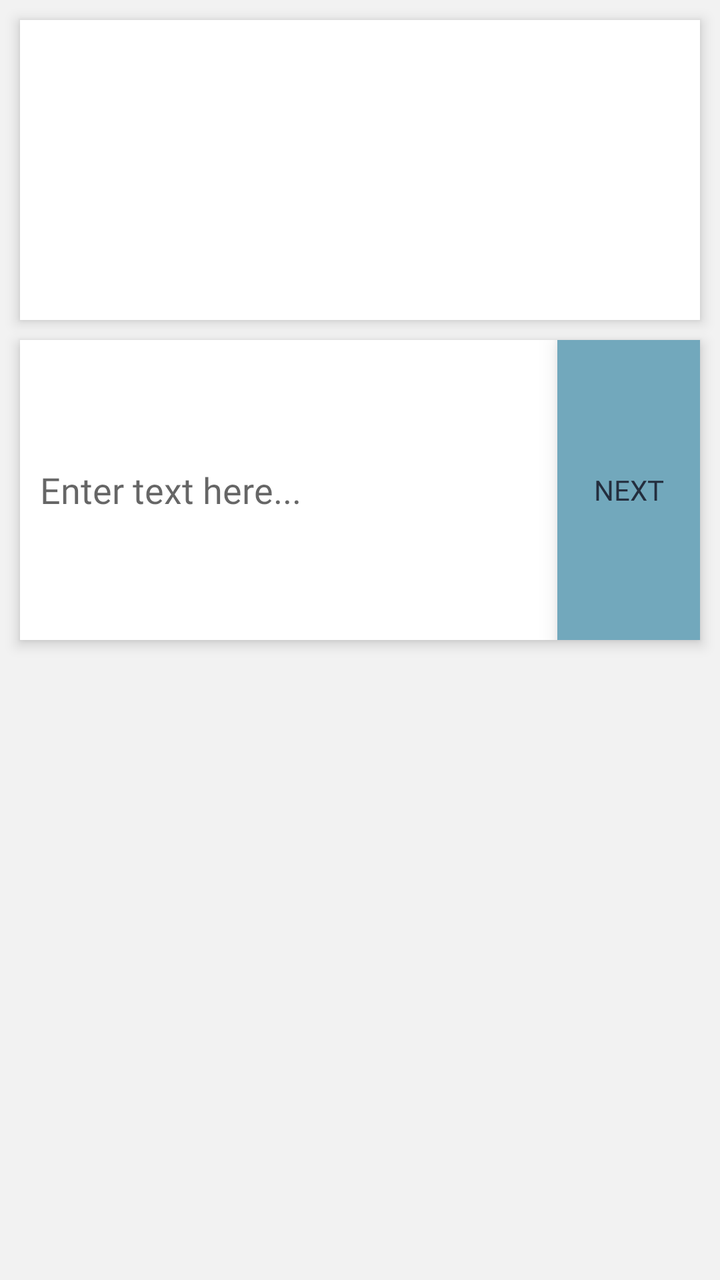
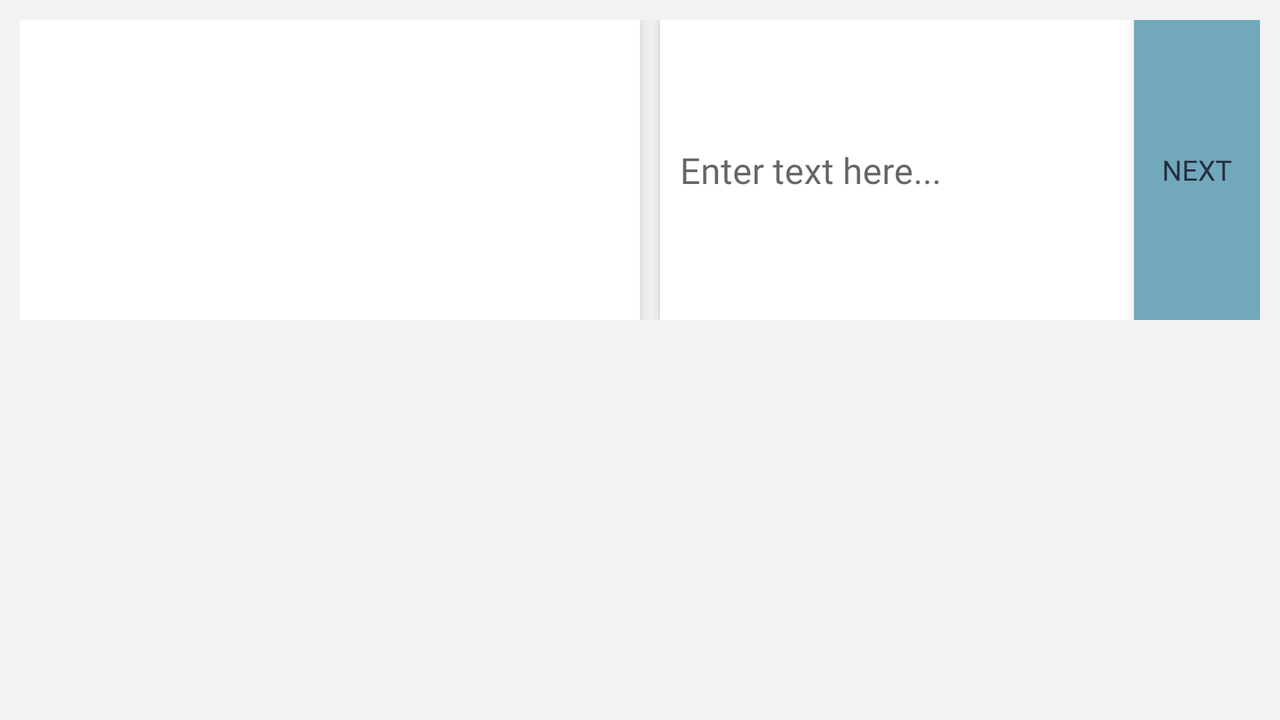

An Android layout and its configuration variant, each rendered on a device that would load it. The default file and the variant file are quoted in full after the pictures.
<!-- AndroidManifest.xml: application theme AppTheme -->
<!-- res/layout/input_layout.xml -->
<?xml version="1.0" encoding="utf-8"?>
<RelativeLayout xmlns:android="http://schemas.android.com/apk/res/android"
    android:id="@+id/input_container"
    android:layout_width="match_parent"
    android:layout_height="match_parent"
    android:layout_above="@id/navigation"
    android:orientation="vertical"
    android:background="@color/grayBackground"
    android:clipToPadding="false"
    android:paddingLeft="10dp"
    android:paddingBottom="10dp"
    android:paddingRight="10dp"
    android:paddingTop="10dp">

    <android.support.design.widget.TextInputEditText
        android:fontFamily="@font/roboto_light"
        android:elevation="3dp"
        android:translationZ="1dp"
        android:id="@+id/text_output"
        android:layout_width="match_parent"
        android:layout_height="150dp"
        android:text=""
        android:padding="10dp"
        android:background="@color/white"
        android:gravity="top"
        android:inputType="none"
        />
    <LinearLayout
        android:layout_marginTop="10dp"
        android:layout_width="match_parent"
        android:layout_height="150dp"
        android:layout_below="@id/text_output"
        android:orientation="horizontal"
        android:elevation="3dp"
        android:translationZ="1dp"
        android:background="@color/white">

        <android.support.design.widget.TextInputEditText
            android:layout_width="match_parent"
            android:fontFamily="@font/roboto_light"

            android:id="@+id/text_input"
            android:layout_weight="80"
            android:layout_height="150dp"
            android:layout_below="@id/text_output"
            android:background="@color/white"
            android:hint="Enter text here..."
            android:padding="10dp"
            />

        <Button
            android:layout_width="match_parent"
            android:fontFamily="@font/roboto_medium_italic"
            android:id="@+id/button"
            android:layout_height="match_parent"
            android:layout_weight="300"
            android:text="Next"
            android:onClick="onClick"
            android:layout_below="@+id/text_input"
            android:layout_centerHorizontal="true"
            android:elevation="5dp"
            android:translationZ="5dp"
            android:textColor="@color/darkBlueAccent"
            android:background="@drawable/button_background"
            android:layout_margin="0dp"
            />
    </LinearLayout>

</RelativeLayout>
<!-- resources referenced by this layout -->
<resources>
  <color name="darkBlueAccent">#242E3E</color>
  <color name="grayBackground">#F2F2F2</color>
  <color name="white">#FFFFFF</color>
  <!-- drawable button_background (drawable) -->
  <?xml version="1.0" encoding="utf-8"?>
  <selector xmlns:android="http://schemas.android.com/apk/res/android">
      <item android:state_pressed="true"
          android:drawable="@color/button_pressed">
          <shape>
          <corners android:radius="3dp"/>
          </shape>
      </item> 
      <item android:state_focused="true"
          android:drawable="@color/button_focused">
      <shape>
          <corners android:radius="3dp"/>
      </shape>
      </item>
      <item android:drawable="@color/button_default">
      <shape>
          <corners android:radius="3dp"/>
      </shape>
      </item>
  
  </selector>
  <style name="AppTheme" parent="Theme.AppCompat.Light.DarkActionBar">
          
          <item name="colorPrimary">@color/colorPrimary</item>
          <item name="colorPrimaryDark">@color/colorPrimaryDark</item>
          <item name="colorAccent">@color/colorAccent</item>
      </style>
  <color name="button_pressed">#3F7589</color>
  <color name="button_focused">#BFBFBF</color>
  <color name="button_default">#72A8BC</color>
  <color name="colorPrimary">#AC5253</color>
  <color name="colorPrimaryDark">#AC5253</color>
  <color name="colorAccent">#242e3e</color>
</resources>
<!-- res/layout-land/input_layout.xml (the repository's variant of the layout above) -->
<!-- drawn on the phone turned sideways -->
<?xml version="1.0" encoding="utf-8"?>
<RelativeLayout xmlns:android="http://schemas.android.com/apk/res/android"
    android:id="@+id/input_container"
    android:layout_width="match_parent"
    android:layout_height="match_parent"
    android:layout_above="@id/navigation"
    android:orientation="vertical"
    android:background="@color/grayBackground"
    android:clipToPadding="false"
    android:paddingLeft="10dp"
    android:paddingBottom="10dp"
    android:paddingRight="10dp"
    android:paddingTop="10dp">

    <LinearLayout
        android:layout_width="match_parent"
        android:layout_height="150dp"
        android:orientation="horizontal">

        <android.support.design.widget.TextInputEditText
            android:fontFamily="@font/roboto_light"
            android:elevation="3dp"
            android:translationZ="1dp"
            android:id="@+id/text_output"
            android:layout_width="match_parent"
            android:layout_height="150dp"
            android:text=""
            android:padding="10dp"
            android:background="@color/white"
            android:gravity="top"
            android:inputType="none"
            android:layout_weight="40"
            />
        <LinearLayout
            android:layout_marginLeft="10dp"
            android:layout_width="match_parent"
            android:layout_height="150dp"
            android:layout_below="@id/text_output"
            android:orientation="horizontal"
            android:elevation="3dp"
            android:translationZ="1dp"
            android:background="@color/white"
            android:layout_weight="40">

            <android.support.design.widget.TextInputEditText
                android:layout_width="match_parent"
                android:fontFamily="@font/roboto_light"

                android:id="@+id/text_input"
                android:layout_weight="80"
                android:layout_height="150dp"
                android:layout_below="@id/text_output"
                android:background="@color/white"
                android:hint="Enter text here..."
                android:padding="10dp"
                />

            <Button
                android:layout_width="match_parent"
                android:fontFamily="@font/roboto_medium_italic"
                android:id="@+id/button"
                android:layout_height="match_parent"
                android:layout_weight="300"
                android:text="Next"
                android:elevation="5dp"
                android:translationZ="5dp"
                android:onClick="onClick"
                android:layout_below="@+id/text_input"
                android:layout_centerHorizontal="true"

                android:textColor="@color/darkBlueAccent"
                android:background="@drawable/button_background"
                android:layout_margin="0dp"
                />
        </LinearLayout>

    </LinearLayout>





</RelativeLayout>
